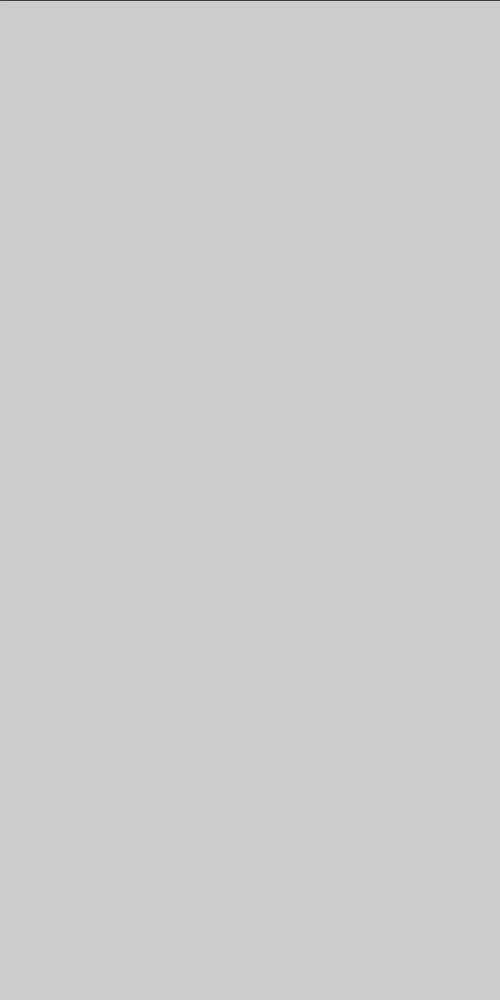
Frame 1 (no input)
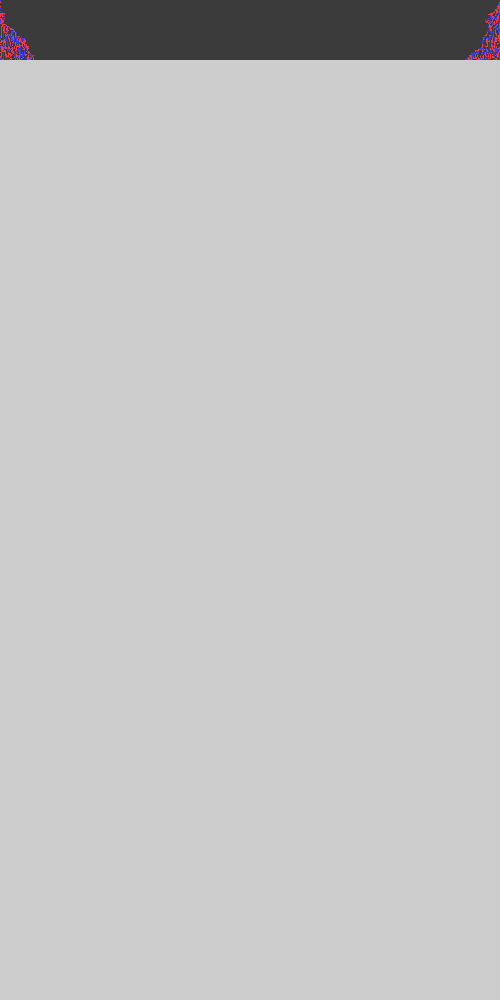
Frame 60 (the mouse pressed at the canvas centre just before this capture)
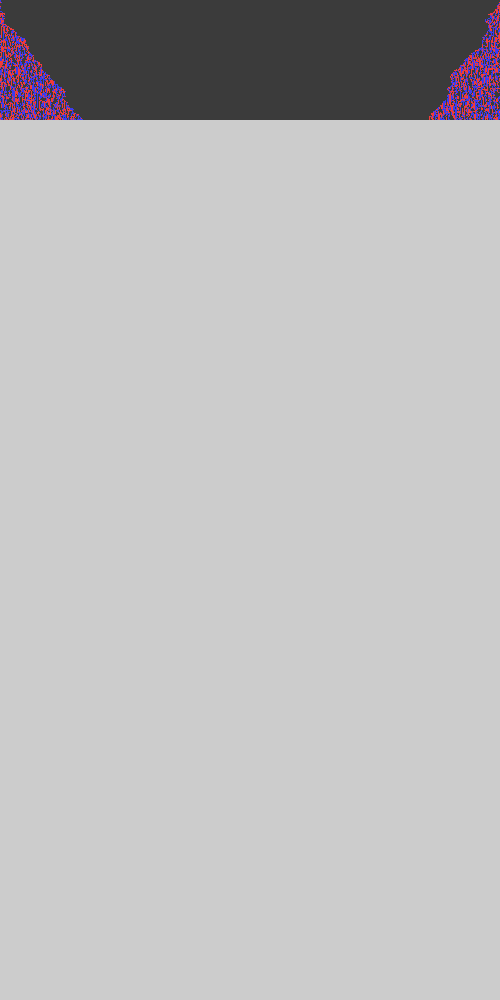
Frame 120 (the mouse held since frame 60 and released just before this capture)

The Processing sketch that drew these frames (run headless with seeded random() and noise(); from frame 60 on, the mouse is pressed at the canvas centre):

// Processing sketch: automat_wzrost1D_8
// ── automat_wzrost1D_8.pde
//Jednowymiarowy, probabilistyczny automat komórkowy - reguła "ZSUMUJ Z SĄSIADAMI I WEŹ MODULO". Kroki MC
//Zasiewanie tablicy na początku z zadaną gęstością
//-////////////////////////////////////////////////////////////////////////////////////////////////////////////////
int WorldSize=500; //Ile chcemy elementów w linii?
int[] World=new int[WorldSize]; //Tworzenie tablicy - w Processingu zawsze za pomocą alokacji
float IDens=0.0; //Początkowa gęstość w tablicy

void setup()
{
size(500,1000);    //Okno bardziej pionowe niż poziome 

if(IDens>0)
{
 for(int i=0;i<World.length;i++) //Zasiewanie tablicy
  if(random(1.0)<IDens)
    World[i]=int(random(3));
}
else
{
  World[0]=1;
}
frameRate(100);
}


int t=0;
void draw()
{
  if(t>999) return; //Nic już nie ma do narysowania 
  
  for(int i=0;i<World.length;i++) //Wizualizacja czyli "rysowanie na ekranie" 
  {
    switch(World[i]){ //Instrukcja wyboru pozwala nam wybrać dowolny kolor w zależności od liczby w komórce
    case 2:stroke(255,0,0);break;
    case 1:stroke(0,0,255);break;
    case 0:stroke(0,0,0);break;
    default: stroke(0,255,0); //To się pojawiać nie powinno
    break;
    }
    point(i,t);
  }
  
  int N=World.length; //Tyle komórek zmienia swój stan ile jest ale niektóre wcale a niektóre więcej razy są losowane!
  for(int j=0;j<N;j++) //Zmiana stanu automatu
  {
       int i=int(random(World.length)); //Funkcja `random()` produkuje `float`, więc trzeba zmienić typ wyniku (i obciąć część ułamkową) 
       
       //Reguła -  "ZSUMUJ Z SĄSIADAMI I WEŹ MODULO"
       //Zamiast ignorować brzegi można zrobić liczenie indeksów sąsiadów z zawijaniem dzięki reszcie z dzielenia
       int right = (i+1) % WorldSize;      
       int left  = (WorldSize+i-1) % WorldSize;
       
       int ile = World[i]; //suma trzech brana potem modulo 3
       ile+=World[left];
       ile+=World[right];
         
       World[i]=ile % 3;
       //print(World[i],' ');
   }
   
   t++; //Kolejne pokolenie/krok/rok
}
